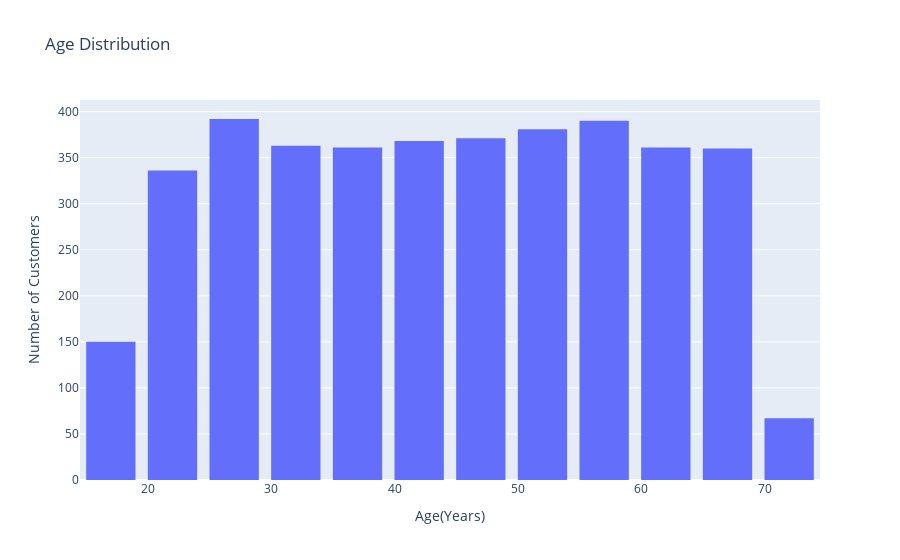

The notebook cell saved with this chart:
### Markdown cell above
Age Distribution

### Code cell
fig = px.histogram(
    df, 
    x = 'Age',
    nbins = 20,
    title = 'Age Distribution', 
    labels = {'Age':'Age(Years)', 'count': 'Number of Customers'}
)

fig.update_layout(
    xaxis_title = "Age(Years)",
    yaxis_title = "Number of Customers"
)
fig.update_layout(
    bargap = 0.2
)
fig.show()

### Figure 1 — Plotly figure (JSON) as saved in the notebook; plotly's stock layout.template omitted (floating-point values rounded to 4 significant figures; data arrays with more than 128 entries replaced by an {"elided": "..."} marker saying what was removed)
{"data": [{"alignmentgroup": "True", "bingroup": "x", "hovertemplate": "Age(Years)=%{x}<br>count=%{y}<extra></extra>", "legendgroup": "", "marker": {"color": "#636efa", "pattern": {"shape": ""}}, "name": "", "nbinsx": 20, "offsetgroup": "", "orientation": "v", "showlegend": false, "type": "histogram", "x": {"elided": "3900 int values"}, "xaxis": "x", "yaxis": "y"}], "layout": {"autosize": true, "bargap": 0.2, "barmode": "relative", "legend": {"tracegroupgap": 0}, "title": {"text": "Age Distribution"}, "xaxis": {"anchor": "y", "autorange": true, "domain": [0, 1], "range": [14.5, 74.5], "title": {"text": "Age(Years)"}, "type": "linear"}, "yaxis": {"anchor": "x", "autorange": true, "domain": [0, 1], "range": [0, 412.6], "title": {"text": "Number of Customers"}}}}
